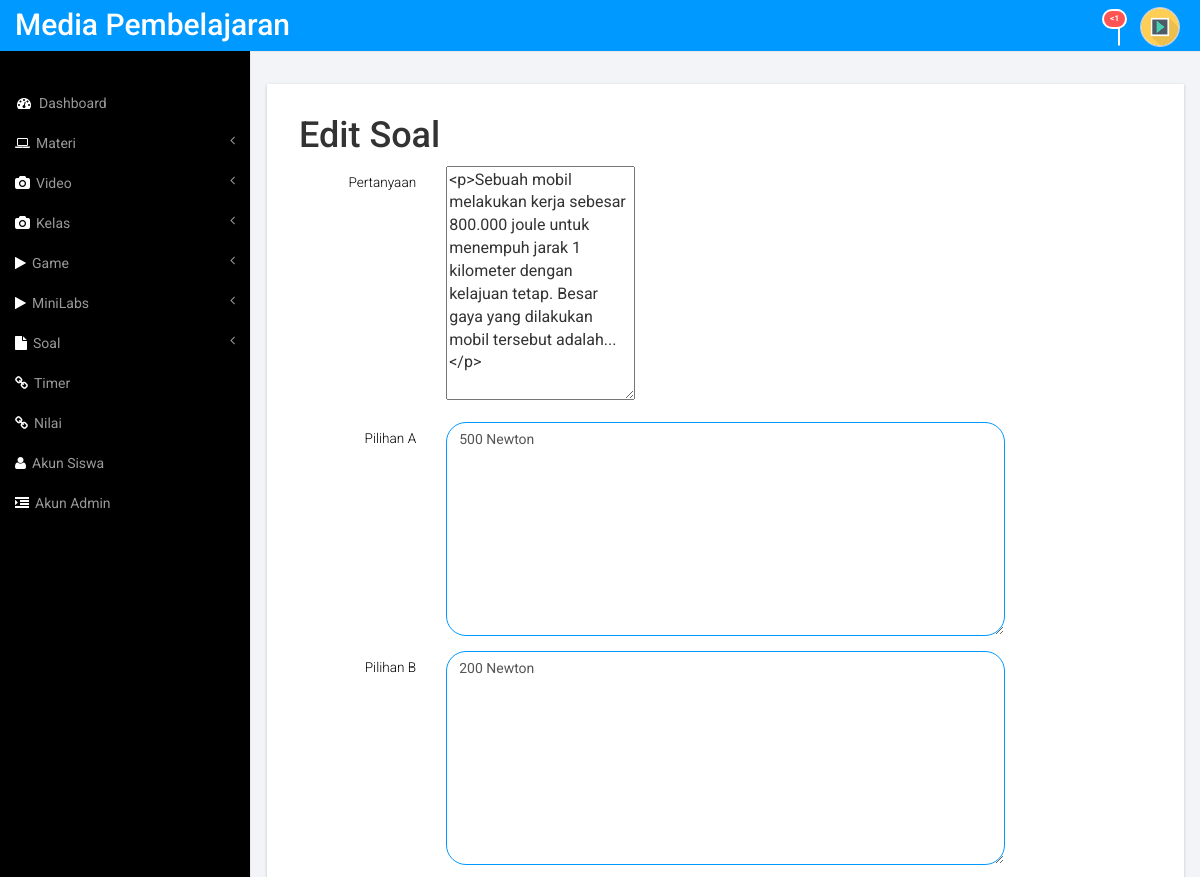
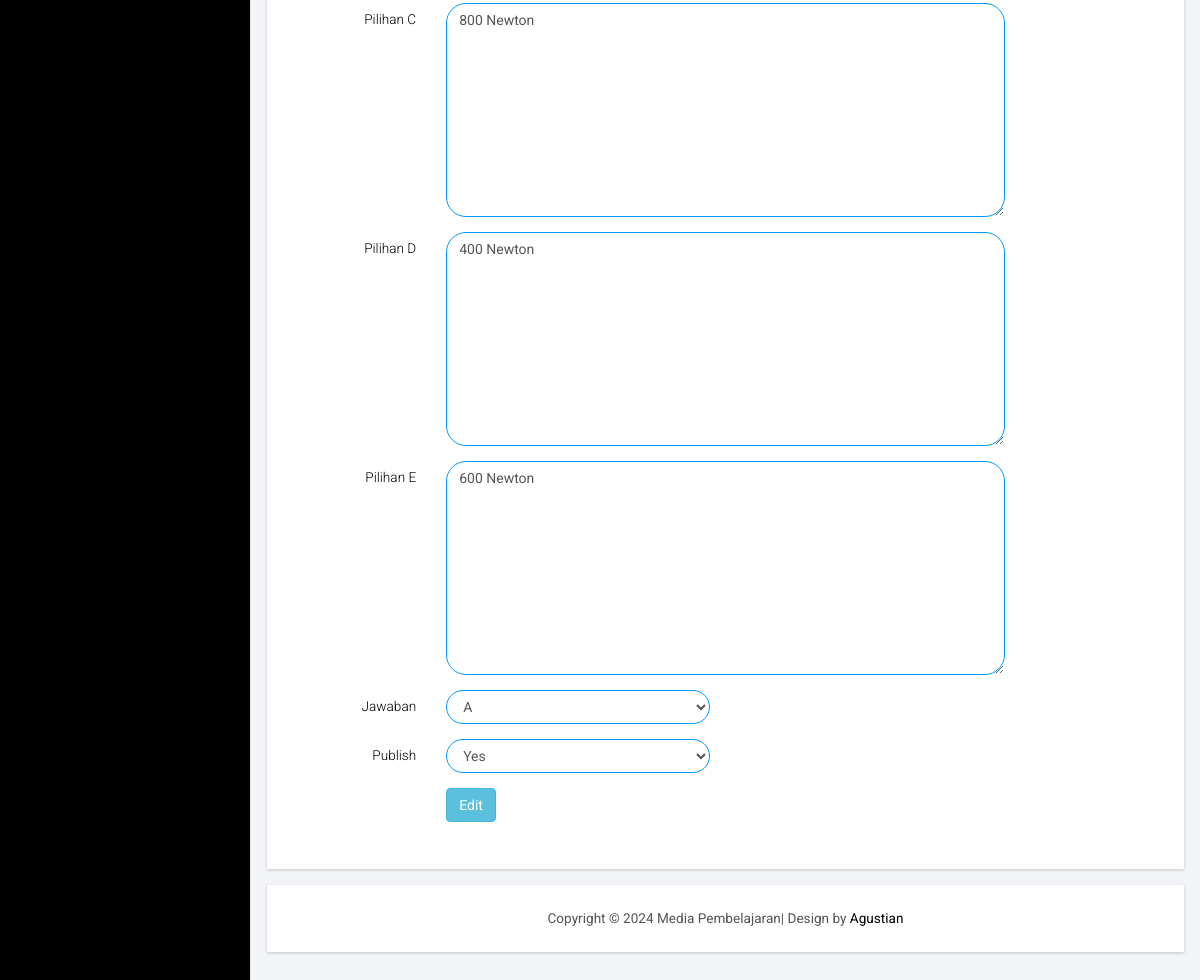
Screenshot of /admin/admin.php?page=soal_edit&id=2 (signed in) with the database file from the repository (2 pictures, top to bottom).
### tables this page shows
CREATE TABLE `tabel_soal` (
  `id_soal` int(11) NOT NULL,
  `pertanyaan` text NOT NULL,
  `pilihan_a` text NOT NULL,
  `pilihan_b` text NOT NULL,
  `pilihan_c` text NOT NULL,
  `pilihan_d` text NOT NULL,
  `pilihan_e` text NOT NULL,
  `jawaban` varchar(100) NOT NULL,
  `publish` enum('yes','no') NOT NULL,
  `tipe` int(5) NOT NULL
);

### admin/modul/soal/soal_edit.php (the view, shortened to what this page needs)
<?php
	$sql = mysqli_query($koneksi,"SELECT * FROM tabel_soal WHERE id_soal='$_GET[id]'") or die(mysqli_error());
	$data  	= mysqli_fetch_array($sql);
?>
<div class="content_bottom">
     <div class="col-md-12 span_3">
          <div class="bs-example1" data-example-id="contextual-table">
    <link rel="stylesheet" type="text/css" href="style.css">
<h1>Edit Soal</h1>
<form name="edit" method="post" action="?page=soal_editproses" class="form-horizontal">
		<div class="form-group">
			<label for="focusedinput" class="col-sm-2 control-label">Pertanyaan</label>
			<div class="col-md-8"><textarea class="ckeditor" name="pertanyaan" cols="20" rows="10" id="ckeditor" class="form-control "><?php echo $data['pertanyaan']; ?></textarea></div>
		</div>
		<div class="form-group">
			<label for="focusedinput" class="col-sm-2 control-label">Pilihan A</label>
			<div class="col-md-8"><textarea  name="pilihan_a" cols="50" rows="10"  class="form-control "><?php echo $data['pilihan_a']; ?></textarea></div>
		</div>
		<div class="form-group">
			<label for="focusedinput" class="col-sm-2 control-label">Pilihan B</label>
			<div class="col-md-8"><textarea name="pilihan_b" cols="50" rows="10" class="form-control "><?php echo $data['pilihan_b']; ?></textarea></div>
		</div>
		<div class="form-group">
			<label for="focusedinput" class="col-sm-2 control-label">Pilihan C</label>
			<div class="col-md-8"><textarea  name="pilihan_c" cols="50" rows="10" class="form-control" ><?php echo $data['pilihan_c']; ?></textarea></div>
		</div>
		<div class="form-group">
			<label for="focusedinput" class="col-sm-2 control-label">Pilihan D</label>
			<div class="col-md-8"><textarea  name="pilihan_d" cols="50" rows="10" class="form-control " ><?php echo $data['pilihan_d']; ?></textarea></div>
		</div>
		<div class="form-group">
			<label for="focusedinput" class="col-sm-2 control-label">Pilihan E</label>
			<div class="col-md-8"><textarea  name="pilihan_e" cols="50" rows="10" class="form-control " ><?php echo $data['pilihan_e']; ?></textarea></div>
		</div>
		 <div class="form-group">
         <label for="focusedinput" class="col-sm-2 control-label">Jawaban</label>
        <div class="col-md-4">
        <select name="jawaban" class="form-control"> <?php echo $data['jawaban']; ?>
        	<option value="a">A</option>
        </select>
       </div>
       </div>
    <div class="form-group">
         <label for="focusedinput" class="col-sm-2 control-label">Publish</label>
        <div class="col-md-4">
        <select name="publish" class="form-control"><?php echo $data['publish']; ?>
        	<option value="yes">Yes</option>
        </select>
       </div>
       </div>
		<div class="form-group">
			<label class="label-control col-md-2"></label>
			<div class="col-md-4"> <input type="submit" name="edit" value="Edit" class="btn btn-info"></div>
		</div>
</form>
</div>
</div>

### admin/assets/css/style.css (style rules this page uses)
h4, h5, h6, h1, h2, h3 { margin-top: 0; }
html, body { font-family: 'Roboto', sans-serif; font-size: 100%; background:#000; overflow-x: hidden; }
.form-control { background: none !important; border: 1px solid #0099FF !important; border-radius: 20px !important; box-shadow: none !important; }
.span_3 { padding:0; }
.content_bottom { margin-bottom:1em; }
.map_container, #chart, .span_6, .col_2, .weather_list, .cal1, .skills-info, .stats-info, .r3_counter_box, .activity_box, .bs-example1, .cloud, .copy { -ms-box-shadow: 0 1px 3px 0px rgba(0, 0, 0, 0.2); -o-box-shadow: 0 1px 3px 0px rgba(0, 0, 0, 0.2); -moz-box-shadow: 0 1px 3px 0px rgba(0, 0, 0, 0.2); -webkit-box-shadow: 0 1px 3px 0px rgba(0, 0, 0, 0.2); box-shadow: 0 1px 3px 0px rgba(0, 0, 0, 0.2); }
.form-horizontal .control-label { text-align: right; color: #000; font-weight: 300; font-size: 0.85em; }
.radio label, .checkbox label, label { font-size: 0.85em; font-weight:300; vertical-align: middle; }
.bs-example1 { background:#fff; padding:2em; }
html, body#login { background: url(../images/bg.jpg)no-repeat; background-size:cover; -webkit-background-size:cover; -moz-background-size:cover; -o-background-size:cover; -ms-background-size:cover; }

### rows the page displays
tabel_soal: pertanyaan "<p>Sebuah mobil melakukan kerja sebesar 800.000 joule untuk menempuh jarak 1 kilometer dengan kelajuan tetap. Besar gaya yang dilakukan mobil tersebut adalah...</p>", pilihan_a "500 Newton", pilihan_b "200 Newton", pilihan_c "800 Newton", pilihan_d "400 Newton", pilihan_e "600 Newton"
